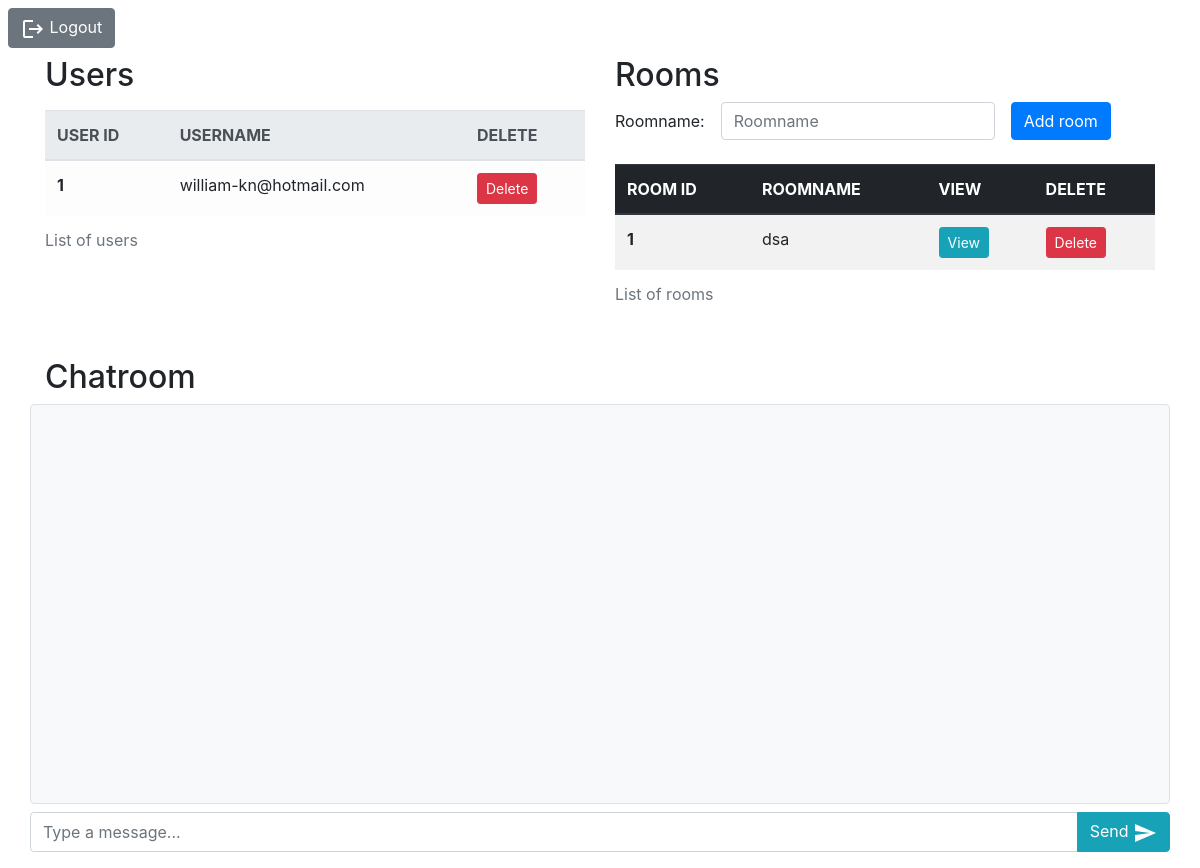
Page /api/rooms on the earlier database version.
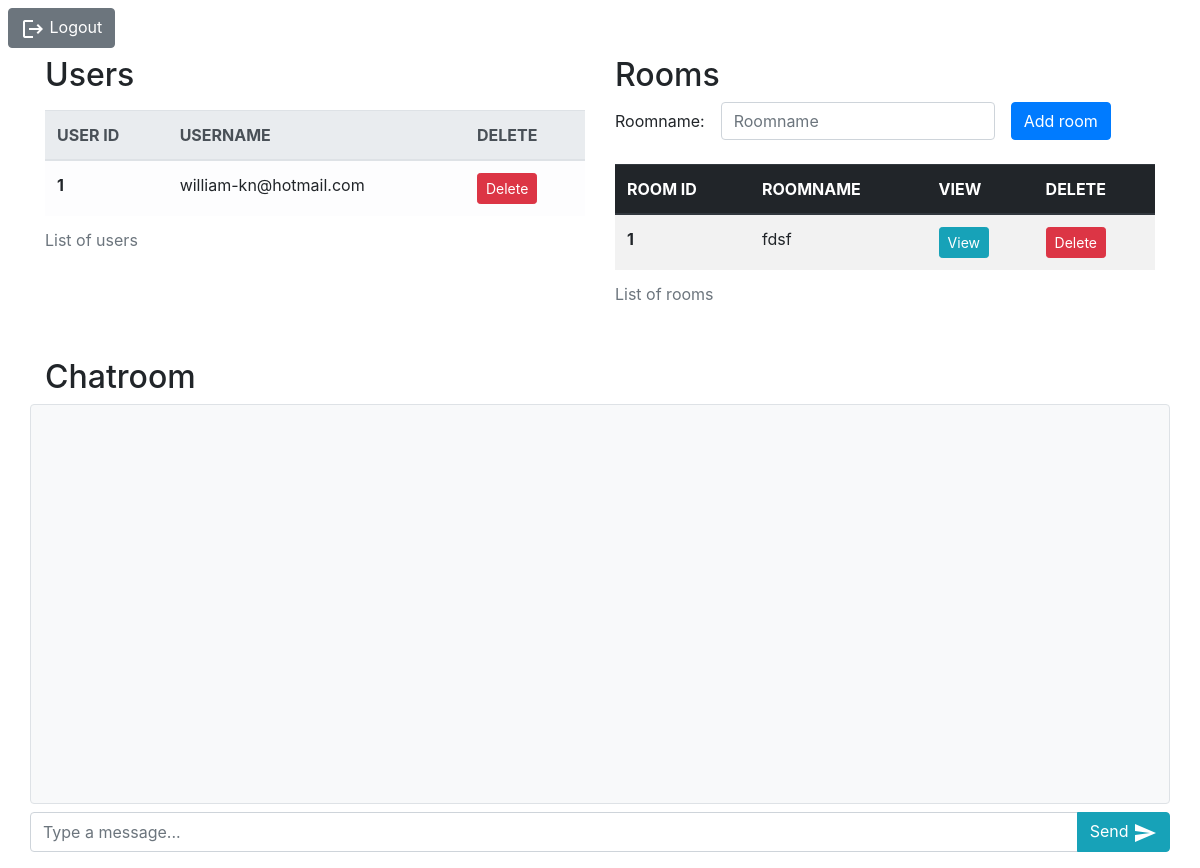
Same page on the later database version.
### app.py (models this page shows, shortened)
class UserModel(db.Model):
    user_id = db.Column(db.Integer, primary_key=True)
    username = db.Column(db.String(30), nullable=False)

class RoomModel(db.Model):
    room_id = db.Column(db.Integer, primary_key=True)
    roomname = db.Column(db.String(30), nullable=False)

### app.py (the view)
@app.route("/api/rooms", methods=['GET', 'POST'])
def addroom():
    global listRoom
    if request.method == 'POST':
        name=request.form['roomname']
        room_id=RoomModel(roomname=name)
        room = RoomModel(room_id=room_id.room_id, roomname=name)
        db.session.add(room)
        db.session.commit()
        listRoom.append(room.room_id)
        return render_template('index.html', uservalues=UserModel.query.all(), roomvalues=RoomModel.query.all(), messages=listOfMessages)
    else: return render_template('index.html', uservalues=UserModel.query.all(), roomvalues=RoomModel.query.all(), messages=listOfMessages)

### templates/index.html (shortened to what this page needs)
<!DOCTYPE html>
<html lang="en">
<head>
    <link rel="stylesheet" href="https://maxcdn.bootstrapcdn.com/bootstrap/4.0.0/css/bootstrap.min.css"
>
</head>
<body>
    <form action="/">
        <button class="btn btn-secondary m-2" type="submit">
            <img src="{{url_for('static', filename='baseline_logout_white_24dp.png')}}" alt="Logout PNG" />
            Logout
        </button>
    </form>
    <div class="container">
        <div class="row mb-4">
            <div class="col-sm">
                <h2>
                    Users
                </h2>
                <table class="table table-light mt-3">
                    <caption>List of users</caption>
                    <thead class="thead-light">
                        <tr>
                            <th scope="col">USER ID</th>
                            <th scope="col">USERNAME</th>
                            <th scope="col">DELETE</th>
                        </tr>
                    </thead>
                    <tbody>
                        {% for item in uservalues %}
                        <tr>
                            <th scope="row">{{item.user_id}}</th>
                            <td>{{item.username}}</td>
                            <td>
                                <form action="/api/user/{{item.user_id}}">
                                    <button class="btn btn-danger btn-sm" type="submit">Delete</button>
                                </form>
                            </td>
                        </tr>
                        {% endfor %}
                    </tbody>
                </table>
            </div>
            <div class="col-sm">
                <h2>
                    Rooms
                </h2>
                <form action="/api/rooms" method="POST" class="form-inline">
                    <div class="form-group mb-2"><span>Roomname:</span></div>
                    <div class="form-group mx-sm-3 mb-2">
                        <input type="text" class="form-control" name="roomname" id="roomname"
                            placeholder="Roomname">
                    </div>
                    <button class="btn btn-primary mb-2" type="submit">Add room</button>
                </form>
                <table class="table table-striped mt-3">
                    <caption>List of rooms</caption>
                    <thead class="thead-dark">
                        <tr>
                            <th scope="col">ROOM ID</th>
                            <th scope="col">ROOMNAME</th>
                            <th scope="col">VIEW</th>
                            <th scope="col">DELETE</th>
                        </tr>
                    </thead>
                    <tbody>
                        {% for item in roomvalues %}
                        <tr>
                            <th scope="row">{{item.room_id}}</th>
                            <td>{{item.roomname}}</td>
                            <td>
                                <form action="/api/room/{{item.room_id}}">
                                    <button class="btn btn-info btn-sm" type="submit">View</button>
                                </form>
                            </td>
                            <td>
                                <form action="/api/roomdelete/{{item.room_id}}">
                                    <button class="btn btn-danger btn-sm" type="submit">Delete</button>
                                </form>
                            </td>
                        </tr>
                        {% endfor %}
                    </tbody>
                </table>
            </div>
        </div>
        <h2>
            Chatroom
        </h2>
        <div class="row">
            <div class="col-sm border rounded p-3 mb-2 bg-light text-dark" style="height: 400px;">
            </div>
        </div>
        <div class="row">
            <form action="/api/room/messages" method="POST" class="w-100">
                <div class="input-group mb-3">
                    <input type="text" name="message" class="form-control" placeholder="Type a message..." aria-label="Message" aria-describedby="basic-addon2">
                    <div class="input-group-append">
                        <button class="btn btn-info" type="submit">
                            Send
                            <img src="{{url_for('static', filename='baseline_send_white_24dp.png')}}" alt="Send PNG" />
                        </button>
                    </div>
                </div>
            </form>
        </div>
    </div>
</body>
</html>

Differences in the rows shown:
changed RoomModel id 1: roomname "dsa" → "fdsf"
